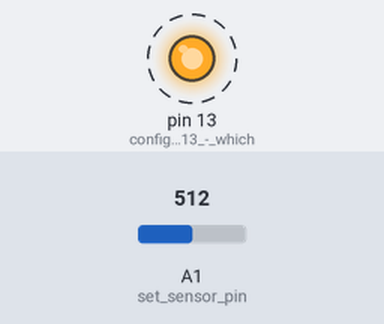
This sketch was run on a simulated Arduino Uno, built with avr-gcc and run on an emulated ATmega328P. Shown: output pins drawn as LEDs (lit = HIGH). Dashed ring = blinking. Inputs (shaded band) come from the test bench; at power-on: A1 (set_sensor_pin) = 512.

Above: at 1.4 s.
1.5 s: A1 (set_sensor_pin) set to 684
4.8 s: A1 (set_sensor_pin) set to 713
6.3 s: A1 (set_sensor_pin) set to 511
At 6.78 s:
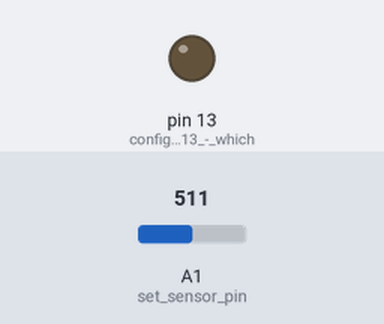
At 7.74 s:
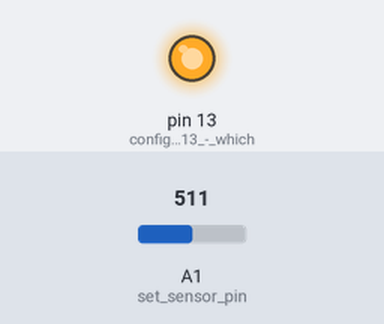
9.6 s: A1 (set_sensor_pin) set to 716
Timing chart, 0 to 12.6 s (numbered marks = the images above; inputs shaded):
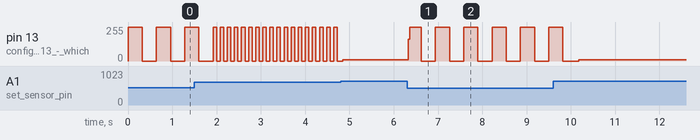

Measured:
- after the input at 6.3 s, pin 13 (configure_pin_13_-_which): 10/255 → 165/255 at once, then moves between 0/255 and 255/255, repeating every 1.3 s
- by itself, pin 13 (configure_pin_13_-_which): repeats every 0.16 s: 255/255 0.08 s, 0/255 0.08 s

The sketch:

sense-distance2.ino
```cpp
// sense-distance2
// Turn the LED - attached to pin 13 - on and off more rapidly as an object gets closer
// Print the sensor readings out to the serial console

// This function runs only once, when the Arduino starts
void setup() {
  pinMode(13, OUTPUT);      // configure pin 13 - which controls the LED - to send signals
  pinMode(A1, INPUT);       // set sensor pin, A1 to read signals
  //Serial.begin(9600);       // serial data setup
}

// This function runs repeatedly
void loop() {
  int sensorValue = scan();
  // Typical sensor values are around 20-600.
  // Convert it to a range from 14 to 1
  int sensorDelay = 14 - (sensorValue / 50);
  Serial.println(sensorDelay);
  digitalWrite(13, HIGH);     // Turn on the LED
  delay(sensorDelay * 80);    // Wait (in milliseconds)
  digitalWrite(13, LOW);      // Turn off the LED
  delay(sensorDelay * 80);    // Wait (in milliseconds)
}

int scan() {
  return analogRead(A1);
}
```
